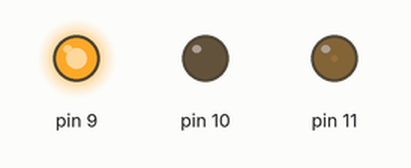
This sketch was run on a simulated Arduino Uno, built with avr-gcc and run on an emulated ATmega328P. On the bench: output pins drawn as LEDs (lit = HIGH).

Above: at 0.05 s.
At 0.8 s:
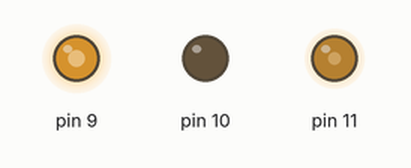
At 1.55 s:
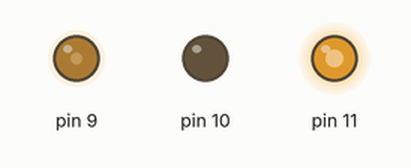
At 3.05 s:
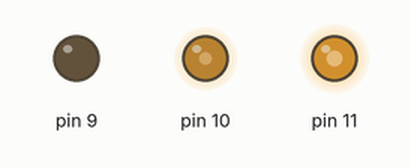
At 4.55 s:
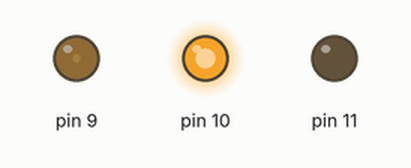
At 6.1 s:
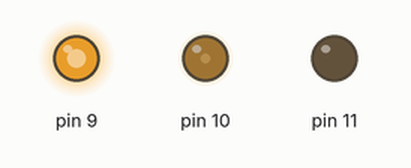
Timing chart, 0 to 8.5 s (numbered marks = the images above):
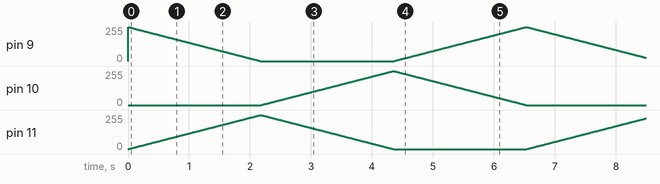

The sketch:

rainbow_led.pde
```cpp
int i;
int r;
int v;
int b;
void setup()
{

}

void loop()
{

if (i < 256)
{
    r = i;
    v = 0;
    b = 255-i;
    analogWrite(11, r);
    analogWrite(10, v);
    analogWrite(9, b);
}
else if (i > 511)
{
   r = 0;
    v = 767-i;
    b = i-512;
    analogWrite(11, r);
    analogWrite(10, v);
    analogWrite(9, b);
}
else
{
    r = 511-i;
    v = i-256;
    b = 0;
    analogWrite(11, r);
    analogWrite(10, v);
    analogWrite(9, b);
}
delayMicroseconds(500000);

if (i>766)
{
  i=0;
  //analogWrite(11, 0);
    //analogWrite(10, 0);
   // analogWrite(9, 0);
   // delay (20);
}
  else
{
    i=i+1;
}

}
```
